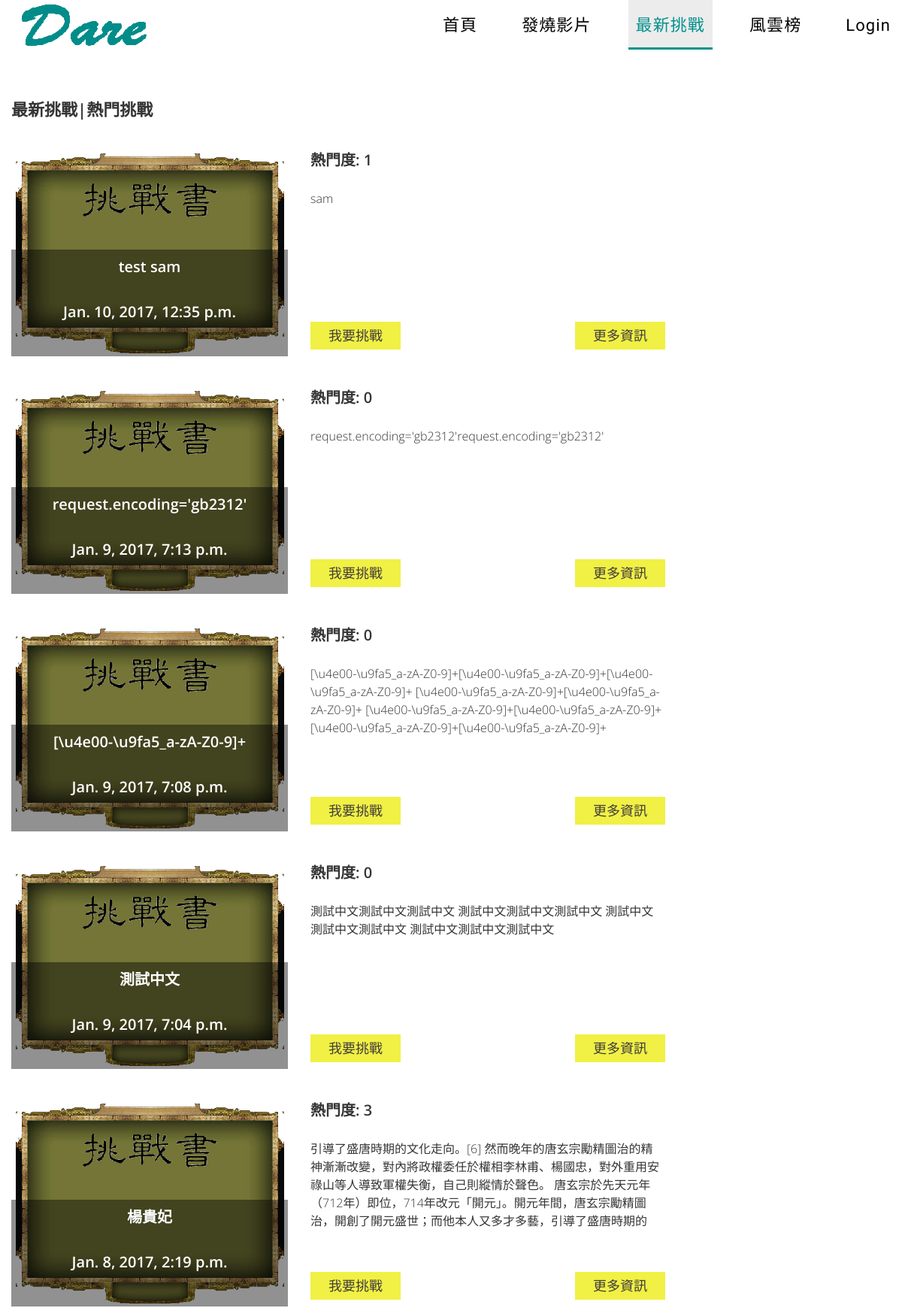
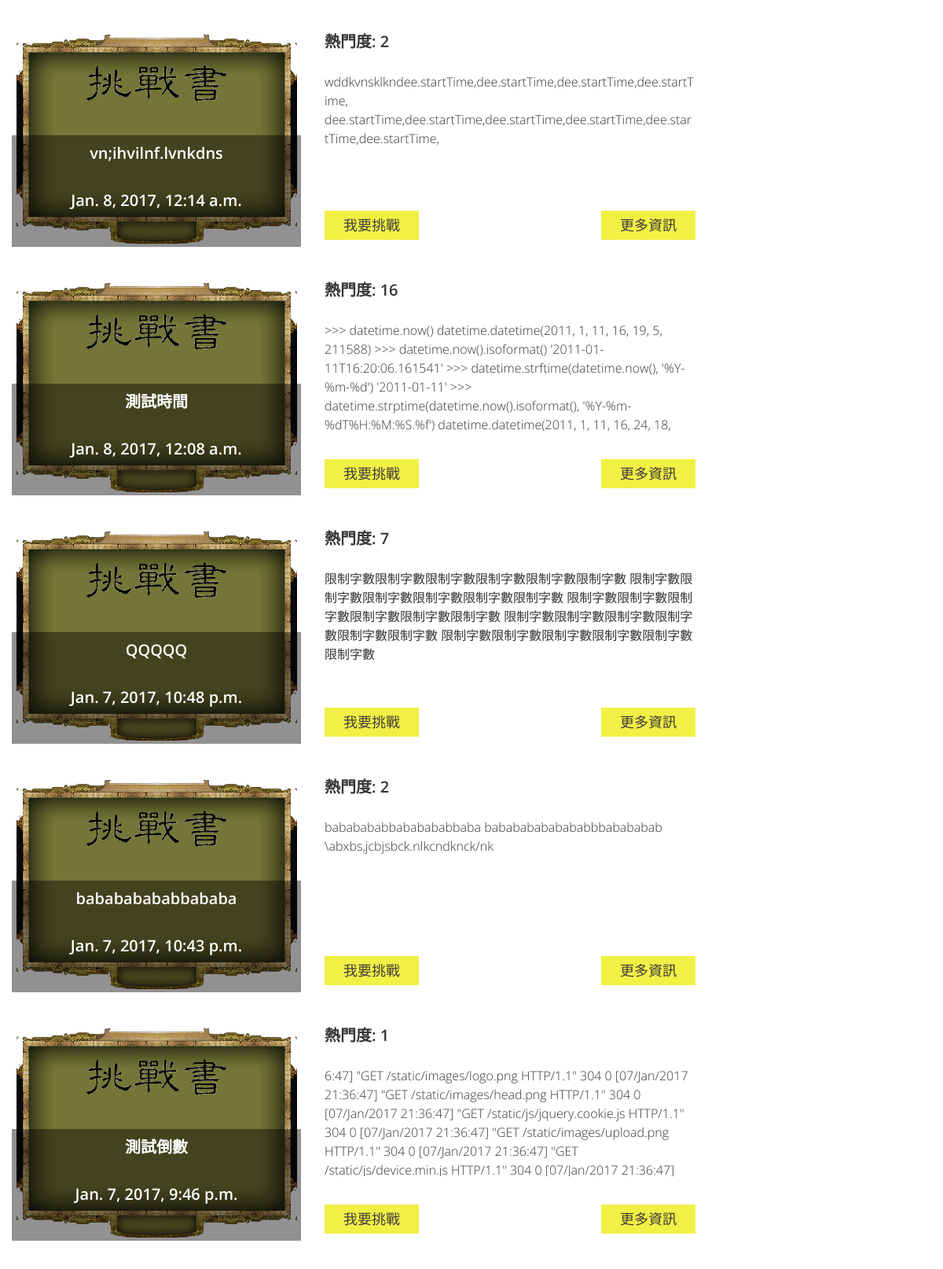
The page /bulletinboard (upper part) on the database its author committed (2 pictures, top to bottom).
### myapp/models.py (models this page shows)
class challengeData(models.Model):
	urlnumber = models.AutoField(primary_key=True)
	urlnum = models.CharField(max_length=20,default="")
	username = models.CharField(max_length=20,default="")
	title = models.CharField(max_length=20,default="")
	detail = models.TextField(max_length=200,default="",null=True)
	stTime = models.DateTimeField(default=timezone.now,editable=True)
	endTime = models.PositiveIntegerField(default=0)
	mancount = models.PositiveIntegerField(default=0)
	permission = models.CharField(max_length=50,default="")
	joincount = models.PositiveIntegerField(default=0)

### myapp/views.py (the view)
# urls.py: url(r'^bulletinboard', views.bulletinboard),
def bulletinboard(request):
	ch = challengeData.objects.all()
	ch2 = challengeData.objects.order_by('-urlnumber')
	chman = sorted(ch, key=lambda x: x.mancount, reverse=True)
	return render_to_response('myapp/bulletinboard.html', locals())

### myapp/templates/myapp/bulletinboard.html (shortened to what this page needs)
{% load staticfiles %}
<!DOCTYPE html>
<html lang="en">
<head>
    <link rel="stylesheet" href="{% static 'css/grid.css' %}">
    <link rel="stylesheet" href="{% static 'css/bulletinboard.css' %}">
    <link rel="stylesheet" href="{% static 'css/isotope.css' %}"/>
</head>
<body>
<div class="page">
    <header id="header">
        <div id="stuck_container">
            <div class="container">
                <div class="row">
                    <div class="grid_12">
                        <div class="brand put-left">
                            <h1>
                                <a href="index.html">
                                    <img src="{% static 'images/logo.png' %}" alt="Logo"/>
                                </a>
                            </h1>
                        </div>
                        <nav class="nav put-right">
                            <ul class="sf-menu">
                                <li><a href="index">首頁</a></li>
                                <li><a href="videoForChallenge">發燒影片</a></li>
                                <li class="current"><a href="bulletinboard">最新挑戰</a></li>
                                <li><a href="rank">風雲榜</a></li>
                                {% if request.user.is_authenticated %}
                            <li class="current"><br><img class="circular--portrait" src="{% static 'images/head.png' %}" >
                            <h3>{{request.user}}</h3>
                                <ul>
                                    <li><a href="makeChallenge">建立新挑戰</a></li>
                                    <li><a href="challenge">挑戰</a></li>
                                    <li><a href="gauntlet">戰帖</a></li>
                                    <li><a href="logout">登出</a></li>
                                </ul>
                            </li>
                            {% else %}
                            <li><a id="user-name" href="login">Login</a></li>
                            {% endif %}
                            </ul>
                        </nav>
                    </div>
                </div>
            </div>
        </div>
    </header>
    <div class="container">
        <div class="row wrap_11 wrap_20">
            <div class="grid_12">
                <div class="text_7 color_2">
                    <ul id="filters">
                    <h2 class="header_2 indent_3"><a href="#" data-filter="new">最新挑戰</a>|<a href="#" data-filter="hot">熱門挑戰</a></h2>
                    </ul>
                </div>
            </div>
        </div>
    </div>
    <div class="bg_1 wrap_17">
        <div class="container">
            <div class="row">
                <div class="grid_12">
                    <div class="isotope row">
                    {% for c in ch2 %}
                        <div class="element-item grid_9 new" >
                            <div class="box_6">
                            <div class="put-left">
                                <div class="caption">
                                    <img src="{% static 'images/image.png' %}" alt="Image 1"/>
                                    <p class="text_2 color_1">
                                        {{ c.title }}<BR><BR>
                                        {{ c.stTime }}<br><br>
                                    </p>
                                </div>
                            </div>
                            <div class="caption">
                                <h3 class="text_2 color_2">熱門度: {{ c.mancount }}</h3>
                                <p class="text_3">
                                    {{ c.detail }}
                                </p><br>
                                {% if request.user.is_authenticated %}
                                <span class="left_btn"><a class="btn_2" id="want_01" href="join&{{c.username}}&{{c.urlnum}}">
                                我要挑戰</a></span>
                                {% else %}
                                <span class="left_btn"><a class="btn_2" href="login">我要挑戰</a></span>
                                {% endif %}
                                <span class="right_btn"><a class="btn_2" href="detailPublicChallenge&{{ c.username }}&{{ c.urlnum }}">更多資訊</a></span>
                            </div>
                            <div class="clearfix"></div>
                            </div>
                        </div>
                    {% endfor %}
                    </div>
                </div>
            </div>
        </div>
    </div>
                    </div>
</body>
</html>

### myapp/static/css/grid.css (style rules this page uses)
html, body, div, span, applet, object, iframe, h1, h2, h3, h4, h5, h6, p, blockquote, pre, a, abbr, acronym, address, big, cite, code, del, dfn, em, img, ins, kbd, q, s, samp, small, strike, strong, sub, sup, tt, var, b, u, i, center, dl, dt, dd, ol, ul, li, fieldset, form, label, legend, table, caption, tbody, tfoot, thead, tr, th, td, article, aside, canvas, details, embed, figure, figcaption, footer, header, hgroup, menu, nav, output, ruby, section, summary, time, mark, audio, video { margin: 0; padding: 0; border: 0; font-size: 100%; font: inherit; vertical-align: top; }
article, aside, details, figcaption, figure, footer, header, hgroup, menu, nav, section { display: block; }
body { line-height: 1; }
ol, ul { list-style: none; }
.clearfix:before, .clearfix:after { display: table; content: ""; line-height: 0; }
.clearfix:after { clear: both; }
.row { margin-left: -30px; }
.row:before, .row:after { display: table; content: ""; line-height: 0; }
.row:after { clear: both; }
[class*="grid_"] { float: left; min-height: 1px; margin-left: 30px; }
.container { width: 1170px; }
.grid_12 { width: 1170px; }
.grid_9 { width: 870px; margin-bottom: 40px; }
.container { margin-right: auto; margin-left: auto; -webkit-box-sizing: border-box; -moz-box-sizing: border-box; box-sizing: border-box; }
.container:before, .container:after { display: table; content: ""; line-height: 0; }
.container:after { clear: both; }

### myapp/static/css/bulletinboard.css (style rules this page uses)
body { background: #129894; color: #363535; font: 300 18px/36px 'Open Sans', sans-serif; }
a { font: inherit; color: #129894; text-decoration: none; -webkit-transition: all 0.3s ease; transition: all 0.3s ease; }
img { max-width: 100%; height: auto; }
* { -webkit-text-size-adjust: none; }
.text_2 { font: 600 20px/30px 'Open Sans', sans-serif; }
.text_3 { font: 300 16px/24px 'Open Sans', sans-serif; }
.text_7 { font: 400 18px/20px 'Open Sans', sans-serif; }
.color_1 { color: #ffffff; }
.color_2 { color: #363535; }
.color_2 a { color: inherit; }
.bg_1 { background: #FFFFFF; }
.put-left { float: left; }
.put-right { float: right; }
.page { background: #ffffff; }
#header { position: relative; }
.brand { text-align: center; }
.brand h1 { display: inline-block; text-align: left; }
.nav { text-align: right; }
.sf-menu { display: inline-block; margin-right: -10px; }
.sf-menu > li { position: relative; float: left; font: 400 22px/22px 'Marvel', sans-serif; text-align: center; text-transform: capitalize; letter-spacing: 1.1px; }
.sf-menu > li > a { position: relative; display: inline-block; padding: 23px 10px 21px; color: #000000; }
.sf-menu > li.sfHover > a, .sf-menu > li.current > a, .sf-menu > li > a:hover { background: #edecec; color: #02918d; text-decoration: none; }
.sf-menu > li.sfHover > a:after, .sf-menu > li.current > a:after, .sf-menu > li > a:hover:after { content: ''; position: absolute; bottom: 0; left: 0; width: 100%; height: 3px; background: #02918d; }
.sf-menu > li + li { margin-left: 39px; }
.isStuck { background: #ffffff; z-index: 999; border-bottom: 1px solid #199b97; }
.header_2 { font: 600 22px/16px 'Open Sans', sans-serif; }
.header_2.indent_3 { padding-bottom: 20px; }
.wrap_11 { padding-top: 70px; }
.wrap_17 { padding-top: 25px; }
.wrap_20 { padding-bottom: 0px; }
.btn_2 { display: inline-block; padding: 4px 20px 3px; font: 400 18px/30px 'Marvel', sans-serif; color: #413d3d; background: #f1f045; width: 80px; text-align: center; }
.box_6 .put-left { margin-top: 6px; margin-right: 30px; }
.box_6 .put-left .caption { position: relative; display: inline-block; }
.box_6 .put-left .text_2 { position: absolute; bottom: 0; left: 0; width: 100%; text-align: center; background: rgba(0, 0, 0, 0.43); padding: 8px 0 14px; }
.box_6 .caption .text_2 + .text_3 { padding-top: 24px; word-wrap:break-word; width: 470px; height: 140px; overflow:hidden; text-overflow: ellipsis; }
.right_btn { float: right; }

### myapp/static/css/isotope.css (style rules this page uses)
#filters { display:inline-block }

### rows shown on the page
challengeData: title "test sam", stTime "Jan. 10, 2017, 12:35 p.m.", mancount "1", detail "sam"
challengeData: title "request.encoding='gb2312'", stTime "Jan. 9, 2017, 7:13 p.m.", mancount "0", detail "request.encoding='gb2312'request.encoding='gb2312'"
challengeData: title "[\\u4e00-\\u9fa5_a-zA-Z0-9]+", stTime "Jan. 9, 2017, 7:08 p.m.", mancount "0", detail "[\\u4e00-\\u9fa5_a-zA-Z0-9]+[\\u4e00-\\u9fa5_a-zA-Z0-9]+[\\u4e00-\\u9fa5_a-zA-Z0-9]+ [\\u4e00-\\u9fa5_a-zA-Z0-9]+[\\u4e00-\\u9fa5_a-zA-Z0-9]+ [\\u4e00-\\u9fa5_a-zA-Z0-9]+[\\u4e00-\\u9fa5_a-zA-Z0-9]+[\\u4e00-\\u9fa5_a-zA-Z0-9]+[\\u4e00-\\u9fa5_a-zA-Z0-9]+"
challengeData: title "測試中文", stTime "Jan. 9, 2017, 7:04 p.m.", mancount "0", detail "測試中文測試中文測試中文 測試中文測試中文測試中文 測試中文測試中文測試中文 測試中文測試中文測試中文"
challengeData: title "楊貴妃", stTime "Jan. 8, 2017, 2:19 p.m.", mancount "3", detail "引導了盛唐時期的文化走向。[6] 然而晚年的唐玄宗勵精圖治的精神漸漸改變，對內將政權委任於權相李林甫、楊國忠，對外重用安祿山等人導致軍權失衡，自己則縱情於聲色。 唐玄宗於先天元年（712年）即位，714年改元「開元」。開元年間，唐玄宗勵精圖治，開創了開元盛世；而他本人又多才多藝，引導了盛唐時期的"
challengeData: title "vn;ihvilnf.lvnkdns", stTime "Jan. 8, 2017, 12:14 a.m.", mancount "2", detail "wddkvnsklkndee.startTime,dee.startTime,dee.startTime,dee.startTime, dee.startTime,dee.startTime,dee.startTime,dee.startTime,dee.startTime,dee.startTime,"
challengeData: title "測試時間", stTime "Jan. 8, 2017, 12:08 a.m.", mancount "16", detail ">>> datetime.now() datetime.datetime(2011, 1, 11, 16, 19, 5, 211588) >>> datetime.now().isoformat() '2011-01-11T16:20:06.161541' >>> datetime.strftime(datetime.now(), '%Y-%m-%d') '2011-01-11' >>> datetime.strptime(datetime.now().isoformat(), '%Y-%m-%dT%H:%M:%S.%f') datetime.datetime(2011, 1, 11, 16, 24, 18,…"
challengeData: title "QQQQQ", stTime "Jan. 7, 2017, 10:48 p.m.", mancount "7", detail "限制字數限制字數限制字數限制字數限制字數限制字數 限制字數限制字數限制字數限制字數限制字數限制字數 限制字數限制字數限制字數限制字數限制字數限制字數 限制字數限制字數限制字數限制字數限制字數限制字數 限制字數限制字數限制字數限制字數限制字數限制字數"
challengeData: title "babababababbababa", stTime "Jan. 7, 2017, 10:43 p.m.", mancount "2", detail "bababababbababababbaba babababababababbbabababab \\abxbs,jcbjsbck.nlkcndknck/nk"
challengeData: title "測試倒數", stTime "Jan. 7, 2017, 9:46 p.m.", mancount "1", detail "6:47] \"GET /static/images/logo.png HTTP/1.1\" 304 0 [07/Jan/2017 21:36:47] \"GET /static/images/head.png HTTP/1.1\" 304 0 [07/Jan/2017 21:36:47] \"GET /static/js/jquery.cookie.js HTTP/1.1\" 304 0 [07/Jan/2017 21:36:47] \"GET /static/images/upload.png HTTP/1.1\" 304 0 [07/Jan/2017 21:36:47] \"GET /static/js/device.min.js HTTP/1.1\" 304 0 [07/Jan/2017 21:36:47]…"
